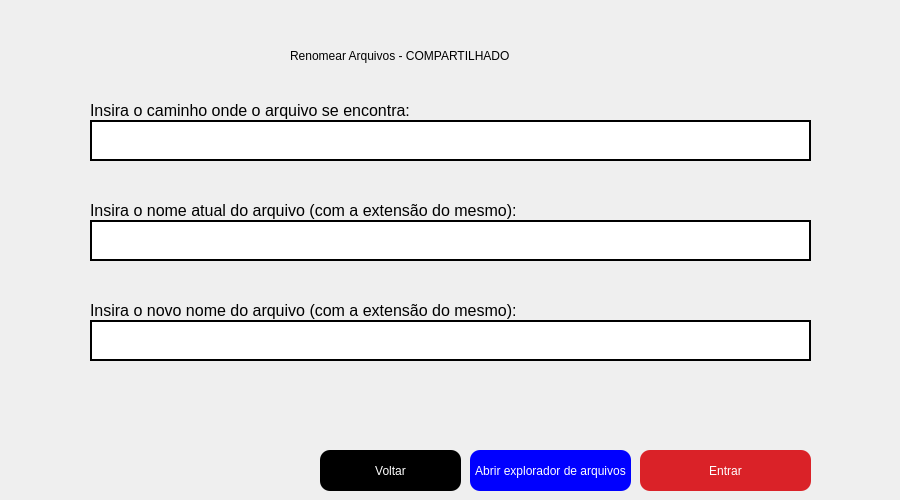
<?xml version="1.0" encoding="UTF-8"?>
<ui version="4.0">
 <class>Form</class>
 <widget class="QWidget" name="Form">
  <property name="geometry">
   <rect>
    <x>0</x>
    <y>0</y>
    <width>900</width>
    <height>500</height>
   </rect>
  </property>
  <property name="minimumSize">
   <size>
    <width>900</width>
    <height>500</height>
   </size>
  </property>
  <property name="maximumSize">
   <size>
    <width>900</width>
    <height>500</height>
   </size>
  </property>
  <property name="windowTitle">
   <string>Form</string>
  </property>
  <widget class="QLineEdit" name="txt_caminho_arquivo">
   <property name="geometry">
    <rect>
     <x>90</x>
     <y>120</y>
     <width>721</width>
     <height>41</height>
    </rect>
   </property>
   <property name="font">
    <font>
     <pointsize>20</pointsize>
    </font>
   </property>
   <property name="styleSheet">
    <string notr="true">background-color: white;
border: 2px solid black;
</string>
   </property>
   <property name="text">
    <string/>
   </property>
  </widget>
  <widget class="QLineEdit" name="txt_nome_atual_arquivo">
   <property name="geometry">
    <rect>
     <x>90</x>
     <y>220</y>
     <width>721</width>
     <height>41</height>
    </rect>
   </property>
   <property name="font">
    <font>
     <pointsize>20</pointsize>
    </font>
   </property>
   <property name="styleSheet">
    <string notr="true">background-color: white;
border: 2px solid black;
</string>
   </property>
   <property name="text">
    <string/>
   </property>
  </widget>
  <widget class="QLabel" name="lbl_caminho_arquivo">
   <property name="geometry">
    <rect>
     <x>90</x>
     <y>100</y>
     <width>441</width>
     <height>21</height>
    </rect>
   </property>
   <property name="font">
    <font>
     <pointsize>12</pointsize>
    </font>
   </property>
   <property name="text">
    <string>Insira o caminho onde o arquivo se encontra: </string>
   </property>
  </widget>
  <widget class="QLabel" name="lbl_nome_novo">
   <property name="geometry">
    <rect>
     <x>90</x>
     <y>300</y>
     <width>581</width>
     <height>21</height>
    </rect>
   </property>
   <property name="font">
    <font>
     <pointsize>12</pointsize>
    </font>
   </property>
   <property name="text">
    <string>Insira o novo nome do arquivo (com a extensão do mesmo):</string>
   </property>
  </widget>
  <widget class="QLineEdit" name="txt_nome_novo_arquivo">
   <property name="geometry">
    <rect>
     <x>90</x>
     <y>320</y>
     <width>721</width>
     <height>41</height>
    </rect>
   </property>
   <property name="font">
    <font>
     <pointsize>20</pointsize>
    </font>
   </property>
   <property name="styleSheet">
    <string notr="true">background-color: white;
border: 2px solid black;
</string>
   </property>
   <property name="text">
    <string/>
   </property>
  </widget>
  <widget class="QLabel" name="lbl_barra_2">
   <property name="geometry">
    <rect>
     <x>880</x>
     <y>-50</y>
     <width>20</width>
     <height>611</height>
    </rect>
   </property>
   <property name="styleSheet">
    <string notr="true"/>
   </property>
   <property name="text">
    <string/>
   </property>
   <property name="pixmap">
    <pixmap>../imagens/faixa.png</pixmap>
   </property>
   <property name="scaledContents">
    <bool>true</bool>
   </property>
   <property name="wordWrap">
    <bool>false</bool>
   </property>
  </widget>
  <widget class="QLabel" name="lbl_titulo">
   <property name="geometry">
    <rect>
     <x>290</x>
     <y>40</y>
     <width>431</width>
     <height>31</height>
    </rect>
   </property>
   <property name="styleSheet">
    <string notr="true">font: 15pt &quot;MS Shell Dlg 2&quot;;</string>
   </property>
   <property name="text">
    <string>Renomear Arquivos - COMPARTILHADO</string>
   </property>
  </widget>
  <widget class="QLabel" name="lbl_nome_atual">
   <property name="geometry">
    <rect>
     <x>90</x>
     <y>200</y>
     <width>581</width>
     <height>21</height>
    </rect>
   </property>
   <property name="font">
    <font>
     <pointsize>12</pointsize>
    </font>
   </property>
   <property name="text">
    <string>Insira o nome atual do arquivo (com a extensão do mesmo):</string>
   </property>
  </widget>
  <widget class="QLabel" name="lbl_barra">
   <property name="geometry">
    <rect>
     <x>0</x>
     <y>-70</y>
     <width>20</width>
     <height>621</height>
    </rect>
   </property>
   <property name="styleSheet">
    <string notr="true"/>
   </property>
   <property name="text">
    <string/>
   </property>
   <property name="pixmap">
    <pixmap>../imagens/faixa.png</pixmap>
   </property>
   <property name="scaledContents">
    <bool>true</bool>
   </property>
   <property name="wordWrap">
    <bool>false</bool>
   </property>
  </widget>
  <widget class="QPushButton" name="btn_voltar">
   <property name="geometry">
    <rect>
     <x>320</x>
     <y>450</y>
     <width>141</width>
     <height>41</height>
    </rect>
   </property>
   <property name="styleSheet">
    <string notr="true">background-color: black;
color: white;
border-radius: 10px;</string>
   </property>
   <property name="text">
    <string>Voltar</string>
   </property>
   <property name="autoDefault">
    <bool>true</bool>
   </property>
   <property name="default">
    <bool>true</bool>
   </property>
  </widget>
  <widget class="QPushButton" name="btn_explorador_arquivo">
   <property name="geometry">
    <rect>
     <x>470</x>
     <y>450</y>
     <width>161</width>
     <height>41</height>
    </rect>
   </property>
   <property name="styleSheet">
    <string notr="true">background-color: blue;
color: white;
border-radius: 10px;</string>
   </property>
   <property name="text">
    <string>Abrir explorador de arquivos</string>
   </property>
   <property name="autoDefault">
    <bool>true</bool>
   </property>
   <property name="default">
    <bool>true</bool>
   </property>
  </widget>
  <widget class="QPushButton" name="btn_entrar">
   <property name="geometry">
    <rect>
     <x>640</x>
     <y>450</y>
     <width>171</width>
     <height>41</height>
    </rect>
   </property>
   <property name="styleSheet">
    <string notr="true">background-color: #DA2228;
color: white;
border-radius: 10px;</string>
   </property>
   <property name="text">
    <string>Entrar</string>
   </property>
   <property name="autoDefault">
    <bool>true</bool>
   </property>
   <property name="default">
    <bool>true</bool>
   </property>
  </widget>
  <widget class="QLabel" name="lbl_logo">
   <property name="geometry">
    <rect>
     <x>80</x>
     <y>460</y>
     <width>121</width>
     <height>31</height>
    </rect>
   </property>
   <property name="text">
    <string/>
   </property>
   <property name="pixmap">
    <pixmap>../imagens/logo.png</pixmap>
   </property>
   <property name="scaledContents">
    <bool>true</bool>
   </property>
  </widget>
 </widget>
 <tabstops>
  <tabstop>txt_caminho_arquivo</tabstop>
  <tabstop>txt_nome_atual_arquivo</tabstop>
  <tabstop>txt_nome_novo_arquivo</tabstop>
  <tabstop>btn_entrar</tabstop>
  <tabstop>btn_explorador_arquivo</tabstop>
  <tabstop>btn_voltar</tabstop>
 </tabstops>
 <resources/>
 <connections/>
</ui>
